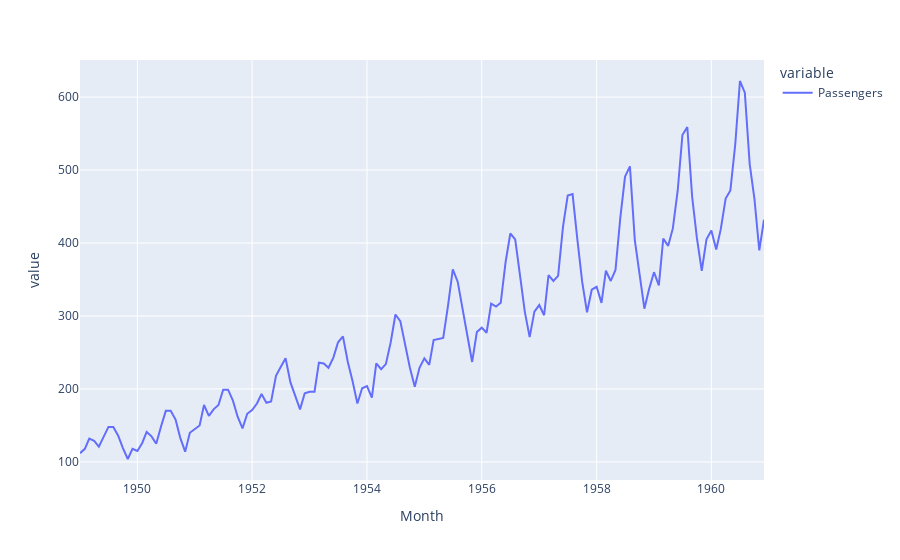

Source (notebook cell):
### Code cell
px.line(df_pax['Passengers'])

### Figure 1 — Plotly figure (JSON) as saved in the notebook; plotly's stock layout.template omitted (floating-point values rounded to 4 significant figures; data arrays with more than 128 entries replaced by an {"elided": "..."} marker saying what was removed)
{"data": [{"hovertemplate": "variable=Passengers<br>Month=%{x}<br>value=%{y}<extra></extra>", "legendgroup": "Passengers", "line": {"color": "#636efa", "dash": "solid"}, "marker": {"symbol": "circle"}, "mode": "lines", "name": "Passengers", "orientation": "v", "showlegend": true, "type": "scatter", "x": {"elided": "144 str values"}, "xaxis": "x", "y": {"elided": "144 int values"}, "yaxis": "y"}], "layout": {"legend": {"title": {"text": "variable"}, "tracegroupgap": 0}, "margin": {"t": 60}, "xaxis": {"anchor": "y", "domain": [0, 1], "title": {"text": "Month"}}, "yaxis": {"anchor": "x", "domain": [0, 1], "title": {"text": "value"}}}}
